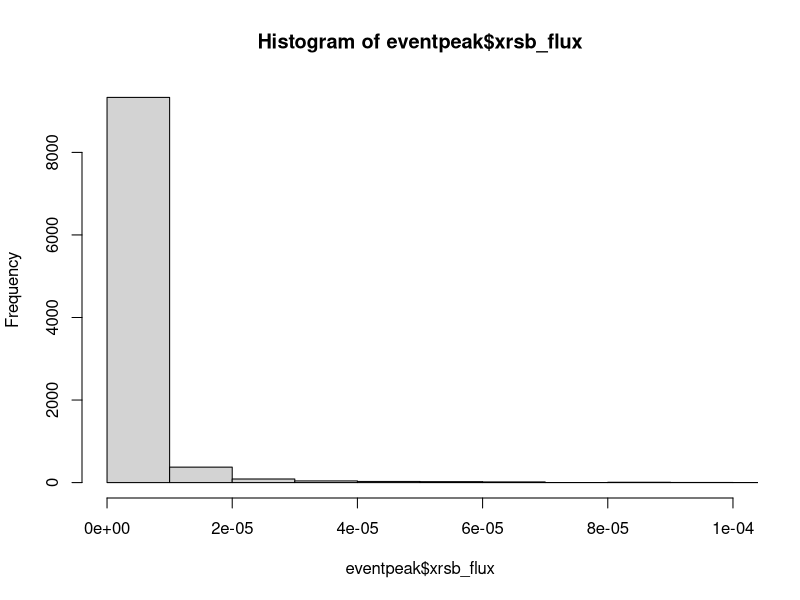
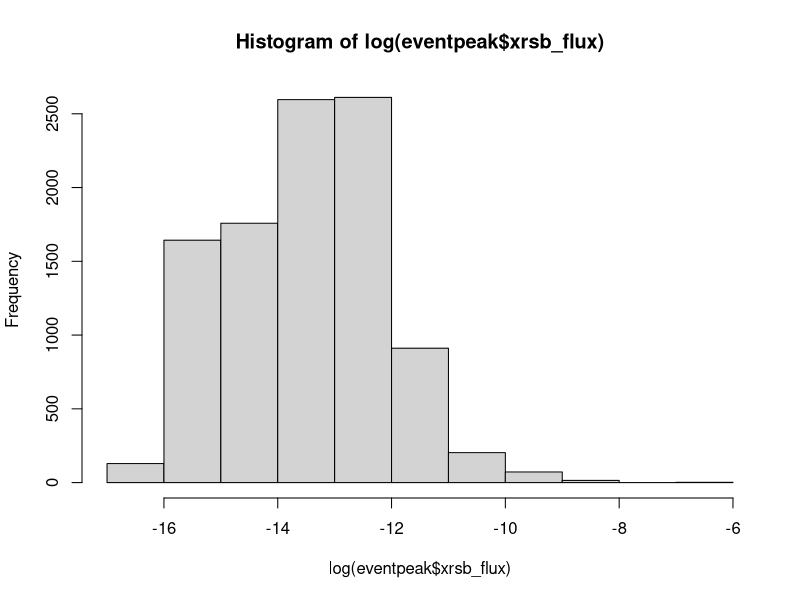
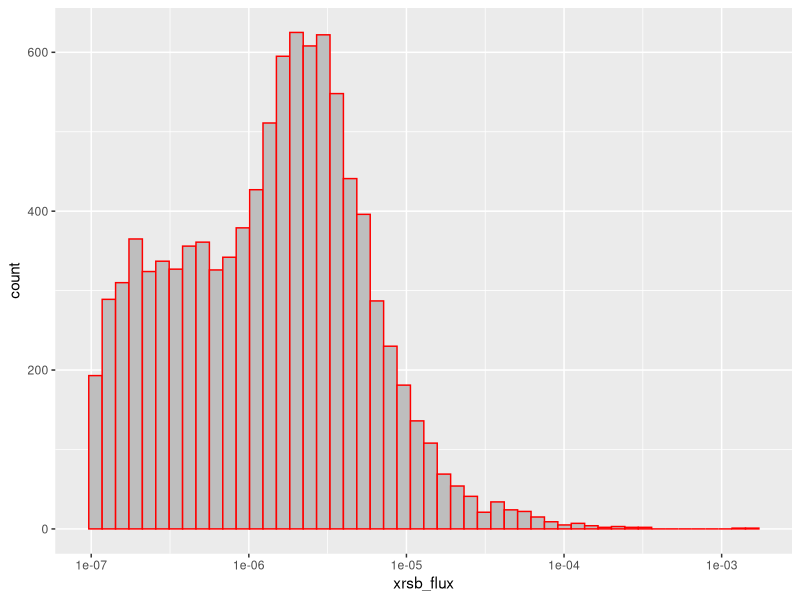

These charts were generated, in order, by the following R code:
## ---- chunk 1
knitr::opts_chunk$set(echo = TRUE)
## ---- chunk 2
library(dplyr)
library(ggplot2)
## ---- chunk 3
setwd("C:/Users/samto/OneDrive/Desktop/Solar_Flair")
df <- read.csv("XRS_Flare_Summary2.csv")
df
tail(df)
eventpeak = filter(df, df$status == "EVENT_PEAK")
eventpeak
hist(eventpeak$xrsb_flux, breaks = 200, xlim = c(0,1*10^-4))
hist(log(eventpeak$xrsb_flux), breaks = 10)

ggplot(eventpeak, aes(xrsb_flux)) +
geom_histogram(color = "red", fill = "grey", bins = 50) +
scale_x_log10()
